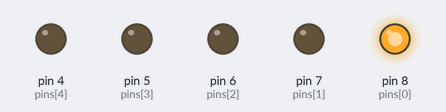
Recording of a sketch running on a simulated Arduino Uno, built with avr-gcc and run on an emulated ATmega328P. Shown: output pins drawn as LEDs (lit = HIGH).

Above: at 0.05 s.
At 0.65 s:
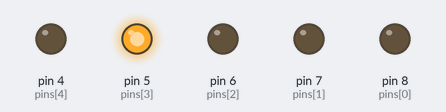
At 1.15 s:
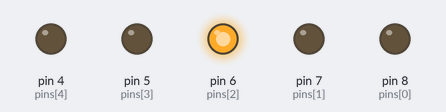
At 1.75 s:
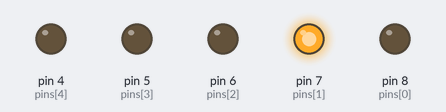
At 2.3 s:
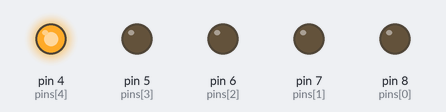
Timing chart, 0 to 3.0 s (numbered marks = the images above):
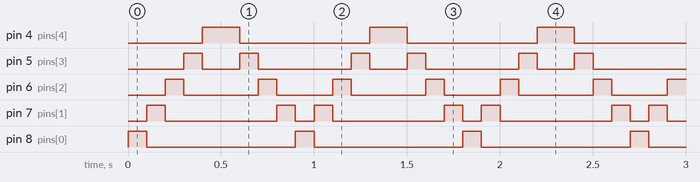

The sketch:

JS-1-7.ino
```cpp
/*

back-and-forth LED's

JS-1-7

*/

int pins[] = {8,7,6,5,4};


// the setup function runs once when you press reset or power the board

void setup() {

int i;

  for (i=4; i<9; ++i) {
     pinMode(i,OUTPUT);
  }


}

// the loop function runs over and over again forever
void loop() {


  for (int j=0; j<5; ++j) {

  digitalWrite( pins[j], HIGH);
  delay(100);
  digitalWrite(pins[j], LOW);
  }
  for (int j=4; j>0; --j) {
    digitalWrite( pins[j], HIGH);
    delay(100);
    digitalWrite(pins[j], LOW);
  }


}
```

Measured:
- by itself, pin 4 (pins[4]): alternates HIGH for 0.20 s and LOW for 0.70 s
- by itself, pin 5 (pins[3]): repeats every 0.90 s: LOW 0.20 s, HIGH 0.10 s, LOW 0.50 s, HIGH 0.10 s
- by itself, pin 6 (pins[2]): repeats every 0.90 s: LOW 0.40 s, HIGH 0.10 s, LOW 0.30 s, HIGH 0.10 s
- by itself, pin 7 (pins[1]): repeats every 0.90 s: LOW 0.60 s, HIGH 0.10 s, LOW 0.10 s, HIGH 0.10 s
- by itself, pin 8 (pins[0]): alternates HIGH for 0.10 s and LOW for 0.80 s
